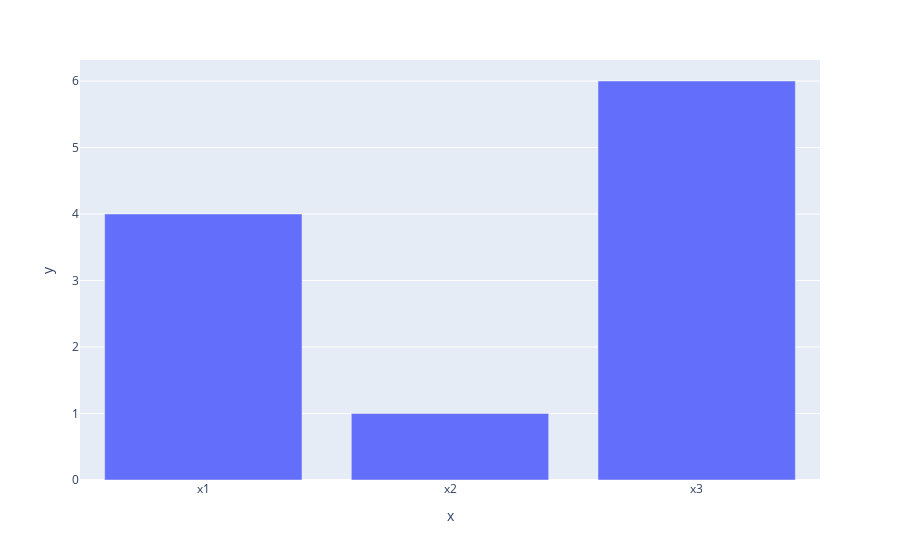

The notebook cell saved with this chart:
### Markdown cell above
### 3.3 Using The New Package
Finally, it's time to use the newly installed package! Pick a dataset from the [data package](https://plotly.com/python-api-reference/generated/plotly.data.html) that is a part of Plotly. 


### 3.3.1 (10 points):

Create a graph using one of these datasets. You can use the documentation for inspiration, but try to change the variables around so you get to really experience the package! Make sure to include titles and axis labels!

### Code cell
import plotly.express as px

px.bar(x=["x1", "x2", "x3"], y=[4, 1, 6])
#add title 
# add xlabel, ylabel

### Figure 1 — Plotly figure (JSON) as saved in the notebook; plotly's stock layout.template omitted (floating-point values rounded to 4 significant figures)
{"data": [{"alignmentgroup": "True", "hovertemplate": "x=%{x}<br>y=%{y}<extra></extra>", "legendgroup": "", "marker": {"color": "#636efa", "pattern": {"shape": ""}}, "name": "", "offsetgroup": "", "orientation": "v", "showlegend": false, "textposition": "auto", "type": "bar", "x": ["x1", "x2", "x3"], "xaxis": "x", "y": [4, 1, 6], "yaxis": "y"}], "layout": {"barmode": "relative", "legend": {"tracegroupgap": 0}, "margin": {"t": 60}, "xaxis": {"anchor": "y", "domain": [0, 1], "title": {"text": "x"}}, "yaxis": {"anchor": "x", "domain": [0, 1], "title": {"text": "y"}}}}
